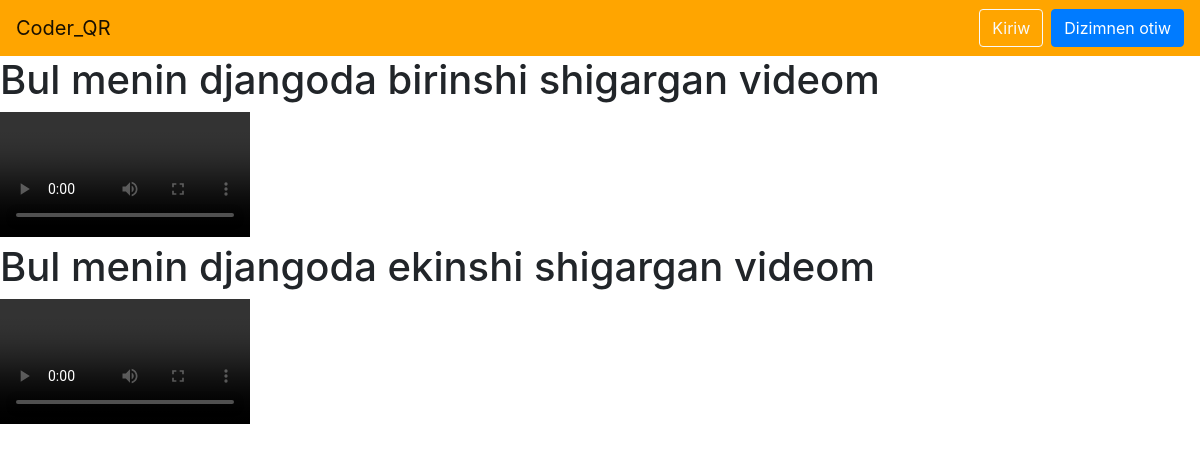
Page /articles/videos/ on the committed database.
### articles/models.py (models this page shows)
class Videos(models.Model):
    title = models.CharField(max_length=150)
    Videos = models.FileField(upload_to='video/%y')

### articles/views.py (the view)
# urls.py: path('videos/',views.VideosView,name='post_video'),
def VideosView(request):
    videos = models.Videos.objects.all()
    return render(request,'post_video.html',{'videos':videos})

### templates/post_video.html
{% extends 'base.html' %}
{% block content %}
    {% for i in videos %}
        <h1>{{ i.title }}</h1>
        <video controls width="250">
            <source src="{{ i.Videos.url }}" type="video/mp4" >
        </video>
{% endfor %}
{% endblock content %}

### rows in the picture
Videos: title "Bul menin djangoda birinshi shigargan videom"
Videos: title "Bul menin djangoda ekinshi shigargan videom"
